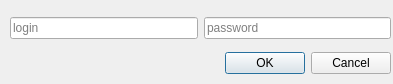
<?xml version="1.0" encoding="UTF-8"?>
<ui version="4.0">
 <class>ScrobblerSettings</class>
 <widget class="QWidget" name="ScrobblerSettings">
  <property name="geometry">
   <rect>
    <x>0</x>
    <y>0</y>
    <width>393</width>
    <height>84</height>
   </rect>
  </property>
  <property name="windowTitle">
   <string>Last.fm Settings</string>
  </property>
  <widget class="QWidget" name="verticalLayoutWidget">
   <property name="geometry">
    <rect>
     <x>10</x>
     <y>10</y>
     <width>381</width>
     <height>71</height>
    </rect>
   </property>
   <layout class="QVBoxLayout" name="verticalLayout">
    <item>
     <layout class="QHBoxLayout" name="horizontalLayout">
      <item>
       <widget class="QLineEdit" name="usernameLineEdit">
        <property name="placeholderText">
         <string>login</string>
        </property>
       </widget>
      </item>
      <item>
       <widget class="QLineEdit" name="passwordLineEdit">
        <property name="echoMode">
         <enum>QLineEdit::Password</enum>
        </property>
        <property name="placeholderText">
         <string>password</string>
        </property>
       </widget>
      </item>
     </layout>
    </item>
    <item>
     <layout class="QHBoxLayout" name="horizontalLayout_2">
      <item>
       <widget class="QLabel" name="label">
        <property name="text">
         <string/>
        </property>
       </widget>
      </item>
      <item>
       <spacer name="horizontalSpacer">
        <property name="orientation">
         <enum>Qt::Horizontal</enum>
        </property>
        <property name="sizeHint" stdset="0">
         <size>
          <width>40</width>
          <height>20</height>
         </size>
        </property>
       </spacer>
      </item>
      <item>
       <widget class="QDialogButtonBox" name="buttonBox">
        <property name="standardButtons">
         <set>QDialogButtonBox::Cancel|QDialogButtonBox::Ok</set>
        </property>
       </widget>
      </item>
     </layout>
    </item>
   </layout>
  </widget>
 </widget>
 <resources/>
 <connections/>
</ui>
